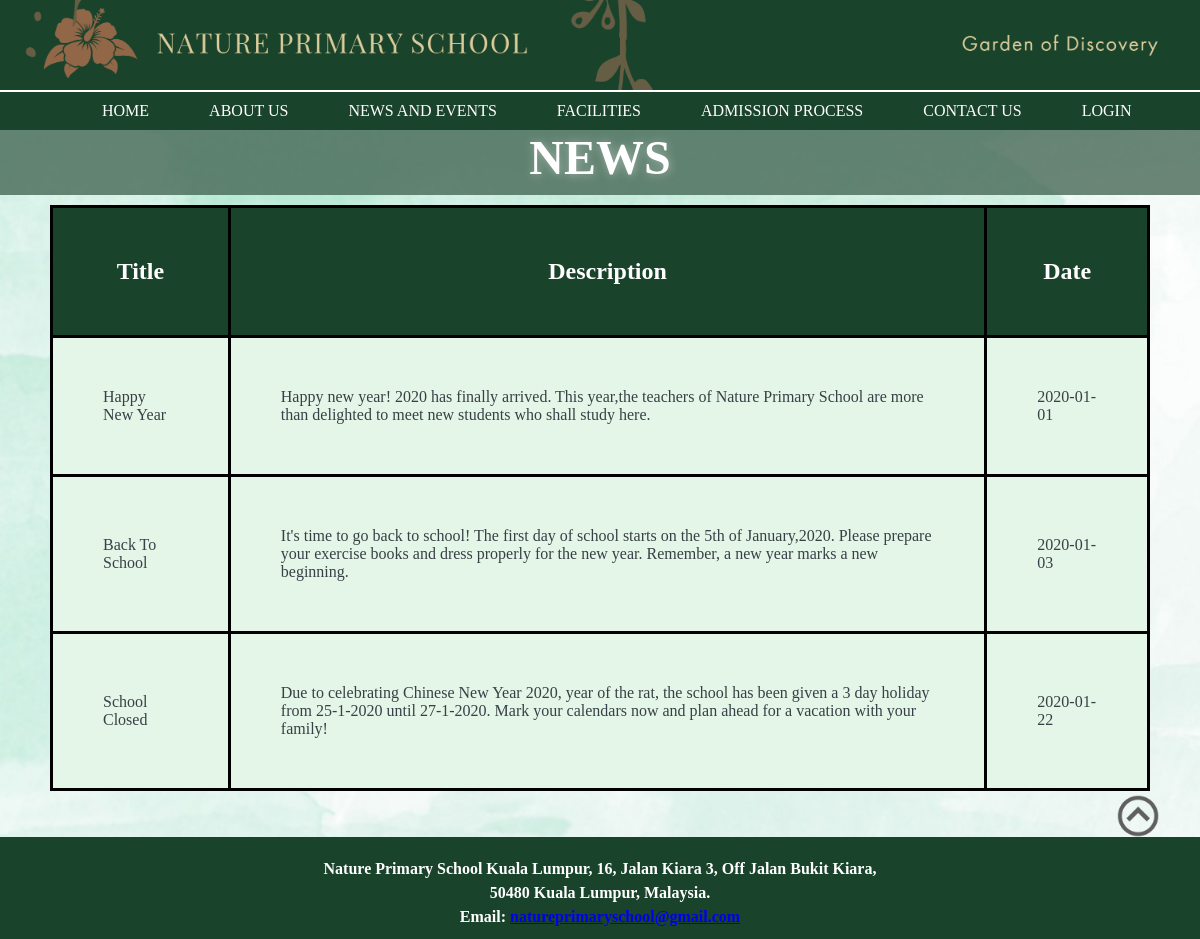
The app's page /newsContentGuest.php with its own data.
### tables this page shows
CREATE TABLE `news` (
  `news_id` int(11) NOT NULL,
  `news_title` varchar(100) NOT NULL,
  `news_description` varchar(300) NOT NULL,
  `news_date` date NOT NULL
);

### includes/newsDatabase.php (called while the page is built, shortened)
<?php
function setConnectionInfo($values=array()){
	$connString = $values[0];
	$user = $values[1];
	$password = $values[2];
	$pdo = new PDO($connString,$user,$password);
	$pdo -> setAttribute(PDO::ATTR_ERRMODE,PDO::ERRMODE_EXCEPTION);
	return $pdo;
}
function displayNews(){
	$pdo = setConnectionInfo(array(DBCONNECTION,DBUSER,DBPASS));
	$sql = 'SELECT * FROM news ORDER BY news_id';
	$statement = $pdo->query($sql);
	return $statement;
}
?>

### newsContentGuest.php (the view, shortened to what this page needs)
<?php
include 'includes/newsDatabase.php';
$news=displayNews();
?>
<html lang="en">
<head>
	<link rel="stylesheet" href="newsContentNormal.css" />
	<link rel="stylesheet" href="HeaderFooter.css">
</head>
<body>
	<header>
		<div class="banner">
			<img class="banner" src="images/Banner2b.png" alt="Banner image">
		</div>
		<div class="wrapper">
			<div class="menu">
			<ul class="nav">
			 <li><a class="home" href="homepageGuest.php">HOME</a></li>
			 <li><a class="home" href="aboutUsGuest.php">ABOUT US</a>
			 <li><a class="home" href="#">NEWS AND EVENTS</a>
			 <li><a class="home" href="FacilitiesGuest.php">FACILITIES</a></li>
			 <li><a class="home" href="#">ADMISSION PROCESS</a>
				</li>
			 <li><a class="home" href="contactUsGuest.php">CONTACT US</a></li>
			 <li><a class="home" href="login.php">LOGIN</a></li>
		 </ul>
			</div>
		 </div>
	</header>
	<div id="title">
		<h1>NEWS</h1>
	</div>
	<div class="container">
		<div class="section">
		<table>
            <tr>
				<th><h2>Title</h2></th>
				<th><h2>Description</h2></th>
				<th><h2>Date</h2></th>
            </tr>
			<?php
				foreach($news as $n){
					echo '<tr>';
						echo '<td>'.$n[1]. '</td>';
						echo '<td>'.$n[2]. '</td>';
						echo '<td>'.$n[3]. '</td>';
					echo '</tr>';
				}
			 ?>
           </table>
		</div>
	</div>
	<a class="topButton" href="#top"><img class="topButton" src="images/top.png"  alt="Back to Top"></a>
	<br><br>
	<footer>
		<p class="footer">Nature Primary School Kuala Lumpur, 16, Jalan Kiara 3, Off Jalan Bukit Kiara,
		<br>50480 Kuala Lumpur, Malaysia.
		<br>Email: <a href="mailto:natureprimaryschool@gmail.com">natureprimaryschool@gmail.com</a>
		</p>
	</footer>
</body>
</html>

### newsContentNormal.css (style rules this page uses)
* { margin: 0; padding: 0; outline: 0; }
body { margin: 0; padding: 0; font-family: optima sans-serif; color:#384047; background: url("images/background.jpeg"),no-repeat; background-size: cover; max-width: 100%; overflow-x: hidden; }
.banner { width: 100%; display: block; }
#title h1 { background: rgba(71, 104, 85, 0.8); text-shadow: 1px 1px 10px #A3B3AA; font-size: 3em; font-family: optima; color: white; text-align: center; padding: 10px 0px 10px 0px; margin-top: 10px; margin-bottom: 10px; }
table { border: 3px solid black; margin-top: 0px; margin-left: 50px; margin-right: 50px; padding: 10px; border-collapse: collapse; }
table th { border: 3px solid black; background-color: #1A432B; color: white; padding: 50px; text-align: center; }
table td { border: 3px solid black; background-color: #E4F6E7; padding: 50px; }
@media screen and (min-width: 480px) { table { max-width:100%; } }

### HeaderFooter.css (style rules this page uses)
* { margin:0; padding:0; outline:0; }
img.banner, div.banner, header { width:100%; display:block; top: 0; position:static; }
.wrapper { width:100%; }
.menu { width:100%; background-color:#1A432B; border-top: 2pt solid white; float:left; }
ul.nav { list-style:none; overflow:hidden; padding-left: 6%; align: center; }
ul.nav li { float:left; }
ul.nav a { display:block; padding:10px 30px; font-size:1em; color:white; text-decoration:none; }
p.footer,footer { text-align:center; font-weight:bold; background-color:#1A432B; color:#FFFFFF; padding:5px 0px 5px 0px; margin-top: 10px; line-height: 1.5; bottom: 0px; position: relative; max-width: 100%; }
.topButton { height: 50px; width: 50px; float:right; padding-right: 3%; }
@media only screen and (min-width: 600px) { ul.nav a { max-width:600px; } }
@media only screen and (min-width: 768px) { ul.nav a { max-width:768px; } }
@media only screen and (min-width: 992px) { ul.nav a { max-width:992px; } }
@media only screen and (min-width: 1200px) { ul.nav a { max-width: 1200px; } }

### records on screen
news: news_title "Happy New Year", news_description "Happy new year! 2020 has finally arrived. This year,the teachers of Nature Primary School are more than delighted to meet new students who shall study here.", news_date "2020-01-01"
news: news_title "Back To School", news_description "It's time to go back to school! The first day of school starts on the 5th of January,2020. Please prepare your exercise books and dress properly for the new year. Remember, a new year marks a new beginning.", news_date "2020-01-03"
news: news_title "School Closed", news_description "Due to celebrating Chinese New Year 2020, year of the rat, the school has been given a 3 day holiday from 25-1-2020 until 27-1-2020. Mark your calendars now and plan ahead for a vacation with your family!", news_date "2020-01-22"
